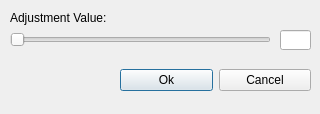
<?xml version="1.0" encoding="UTF-8"?>
<ui version="4.0">
 <class>SharpenWindow</class>
 <widget class="QDialog" name="SharpenWindow">
  <property name="geometry">
   <rect>
    <x>0</x>
    <y>0</y>
    <width>320</width>
    <height>114</height>
   </rect>
  </property>
  <property name="windowTitle">
   <string>Dialog</string>
  </property>
  <widget class="QLabel" name="label">
   <property name="geometry">
    <rect>
     <x>10</x>
     <y>10</y>
     <width>121</width>
     <height>16</height>
    </rect>
   </property>
   <property name="text">
    <string>Adjustment Value:</string>
   </property>
  </widget>
  <widget class="QSlider" name="horizontalSlider">
   <property name="geometry">
    <rect>
     <x>10</x>
     <y>30</y>
     <width>261</width>
     <height>19</height>
    </rect>
   </property>
   <property name="orientation">
    <enum>Qt::Horizontal</enum>
   </property>
  </widget>
  <widget class="QLineEdit" name="lineEdit">
   <property name="geometry">
    <rect>
     <x>280</x>
     <y>30</y>
     <width>31</width>
     <height>20</height>
    </rect>
   </property>
  </widget>
  <widget class="QWidget" name="horizontalLayoutWidget">
   <property name="geometry">
    <rect>
     <x>120</x>
     <y>60</y>
     <width>191</width>
     <height>41</height>
    </rect>
   </property>
   <layout class="QHBoxLayout" name="horizontalLayout">
    <item>
     <widget class="QPushButton" name="okButton">
      <property name="text">
       <string>Ok</string>
      </property>
     </widget>
    </item>
    <item>
     <widget class="QPushButton" name="cancelButton">
      <property name="text">
       <string>Cancel</string>
      </property>
     </widget>
    </item>
   </layout>
  </widget>
 </widget>
 <resources/>
 <connections/>
</ui>
